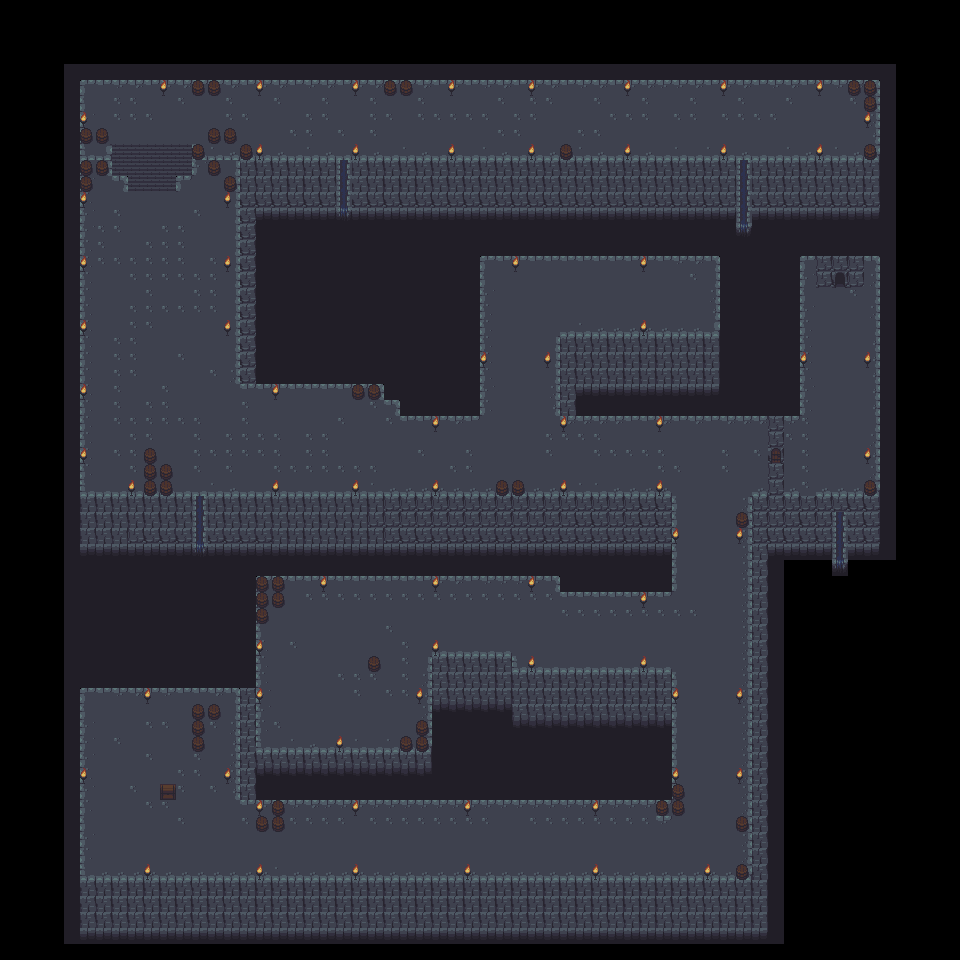

A level layout from a 2D game, rendered from its tile map. Below: a short description, then the map file with tile-grid data replaced by summaries:
An orthogonal 60x60 tile map with 16x16 px tiles, 3 tile layers (Solid, Ground, UI).

<map version="1.2" tiledversion="1.3.3" orientation="orthogonal" renderorder="right-down" width="60" height="60" tilewidth="16" tileheight="16" infinite="0" nextlayerid="4" nextobjectid="1">
 <tileset firstgid="1" name="dungeon_tiles_formatted_v2" tilewidth="16" tileheight="16" tilecount="299" columns="23">
  <image source="../dungeon_tiles_formatted_v2.png" width="368" height="208" />
 </tileset>
 <layer id="1" name="Solid" width="60" height="60">
  <data>[3600 cells, 1367 non-empty, 16 distinct tile ids]</data>
 </layer>
 <layer id="2" name="Ground" width="60" height="60">
  <data>[3600 cells, 1438 non-empty, 33 distinct tile ids]</data>
 </layer>
 <layer id="3" name="UI" width="60" height="60">
  <data>[3600 cells, 630 non-empty, 30 distinct tile ids]</data>
 </layer>
</map>
